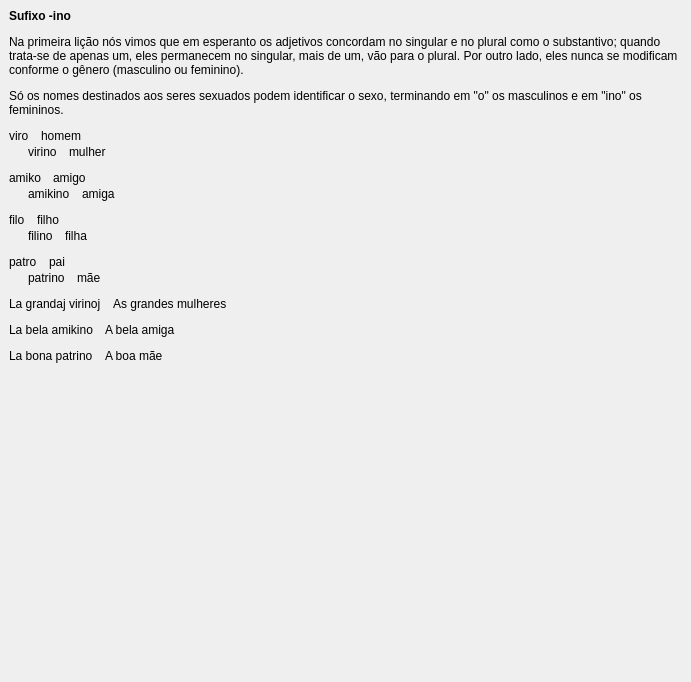
         <widget class="QWidget" name="scrollAreaWidgetContents">
          <property name="geometry">
           <rect>
            <x>0</x>
            <y>0</y>
            <width>691</width>
            <height>682</height>
           </rect>
          </property>
          <layout class="QVBoxLayout" name="verticalLayout_8">
           <property name="spacing">
            <number>12</number>
           </property>
           <property name="leftMargin">
            <number>9</number>
           </property>
           <property name="topMargin">
            <number>9</number>
           </property>
           <property name="rightMargin">
            <number>9</number>
           </property>
           <property name="bottomMargin">
            <number>9</number>
           </property>
           <item>
            <widget class="titolo" name="Lec02_Label131">
             <property name="sizePolicy">
              <sizepolicy hsizetype="Preferred" vsizetype="Maximum">
               <horstretch>0</horstretch>
               <verstretch>0</verstretch>
              </sizepolicy>
             </property>
             <property name="font">
              <font>
               <weight>75</weight>
               <bold>true</bold>
              </font>
             </property>
             <property name="text">
              <string>Sufixo -ino</string>
             </property>
             <property name="scaledContents">
              <bool>false</bool>
             </property>
             <property name="wordWrap">
              <bool>true</bool>
             </property>
            </widget>
           </item>
           <item>
            <widget class="QLabel" name="Lec02_Label132">
             <property name="sizePolicy">
              <sizepolicy hsizetype="Preferred" vsizetype="Minimum">
               <horstretch>0</horstretch>
               <verstretch>0</verstretch>
              </sizepolicy>
             </property>
             <property name="text">
              <string>Na primeira lição nós vimos que em esperanto os adjetivos concordam no singular e no plural como o substantivo; quando trata-se de apenas um, eles permanecem no singular, mais de um, vão para o plural. Por outro lado, eles nunca se modificam conforme o gênero (masculino ou feminino).</string>
             </property>
             <property name="scaledContents">
              <bool>false</bool>
             </property>
             <property name="wordWrap">
              <bool>true</bool>
             </property>
            </widget>
           </item>
           <item>
            <widget class="QLabel" name="Lec02_Label133">
             <property name="sizePolicy">
              <sizepolicy hsizetype="Preferred" vsizetype="Minimum">
               <horstretch>0</horstretch>
               <verstretch>0</verstretch>
              </sizepolicy>
             </property>
             <property name="text">
              <string>Só os nomes destinados aos seres sexuados podem identificar o sexo, terminando em &quot;o&quot; os masculinos e em &quot;ino&quot; os femininos.</string>
             </property>
             <property name="scaledContents">
              <bool>false</bool>
             </property>
             <property name="wordWrap">
              <bool>true</bool>
             </property>
            </widget>
           </item>
           <item>
            <layout class="QVBoxLayout" name="verticalLayout_49">
             <property name="spacing">
              <number>12</number>
             </property>
             <item>
              <layout class="QVBoxLayout" name="verticalLayout_45">
               <property name="spacing">
                <number>2</number>
               </property>
               <item>
                <layout class="QHBoxLayout" name="horizontalLayout_130">
                 <property name="spacing">
                  <number>12</number>
                 </property>
                 <item>
                  <widget class="klakbutono_nova" name="Lec02_Button254">
                   <property name="maximumSize">
                    <size>
                     <width>16777215</width>
                     <height>16777215</height>
                    </size>
                   </property>
                   <property name="text">
                    <string>viro</string>
                   </property>
                  </widget>
                 </item>
                 <item>
                  <widget class="QLabel" name="Lec02_Label11">
                   <property name="sizePolicy">
                    <sizepolicy hsizetype="Expanding" vsizetype="Preferred">
                     <horstretch>0</horstretch>
                     <verstretch>0</verstretch>
                    </sizepolicy>
                   </property>
                   <property name="text">
                    <string>homem</string>
                   </property>
                   <property name="scaledContents">
                    <bool>false</bool>
                   </property>
                   <property name="wordWrap">
                    <bool>true</bool>
                   </property>
                  </widget>
                 </item>
                </layout>
               </item>
               <item>
                <layout class="QHBoxLayout" name="horizontalLayout_131">
                 <property name="spacing">
                  <number>12</number>
                 </property>
                 <item>
                  <widget class="label_sago_reversa" name="label_22">
                   <property name="sizePolicy">
                    <sizepolicy hsizetype="Maximum" vsizetype="Preferred">
                     <horstretch>0</horstretch>
                     <verstretch>0</verstretch>
                    </sizepolicy>
                   </property>
                   <property name="maximumSize">
                    <size>
                     <width>16777215</width>
                     <height>16777215</height>
                    </size>
                   </property>
                   <property name="text">
                    <string/>
                   </property>
                   <property name="pixmap">
                    <pixmap resource="../resources/ikonoj.qrc">:/ikonoj/sago_revena.png</pixmap>
                   </property>
                   <property name="alignment">
                    <set>Qt::AlignRight|Qt::AlignTrailing|Qt::AlignVCenter</set>
                   </property>
                  </widget>
                 </item>
                 <item>
                  <widget class="klakbutono_nova" name="Lec02_Button2">
                   <property name="maximumSize">
                    <size>
                     <width>16777215</width>
                     <height>16777215</height>
                    </size>
                   </property>
                   <property name="text">
                    <string>virino</string>
                   </property>
                  </widget>
                 </item>
                 <item>
                  <widget class="QLabel" name="Lec02_Label134">
                   <property name="sizePolicy">
                    <sizepolicy hsizetype="Expanding" vsizetype="Preferred">
                     <horstretch>0</horstretch>
                     <verstretch>0</verstretch>
                    </sizepolicy>
                   </property>
                   <property name="text">
                    <string>mulher</string>
                   </property>
                   <property name="scaledContents">
                    <bool>false</bool>
                   </property>
                   <property name="wordWrap">
                    <bool>true</bool>
                   </property>
                  </widget>
                 </item>
                </layout>
               </item>
              </layout>
             </item>
             <item>
              <layout class="QVBoxLayout" name="verticalLayout_46">
               <property name="spacing">
                <number>2</number>
               </property>
               <item>
                <layout class="QHBoxLayout" name="horizontalLayout_132">
                 <property name="spacing">
                  <number>12</number>
                 </property>
                 <item>
                  <widget class="klakbutono_nova" name="Lec02_Button255">
                   <property name="maximumSize">
                    <size>
                     <width>16777215</width>
                     <height>16777215</height>
                    </size>
                   </property>
                   <property name="text">
                    <string>amiko</string>
                   </property>
                  </widget>
                 </item>
                 <item>
                  <widget class="QLabel" name="Lec02_Label12">
                   <property name="sizePolicy">
                    <sizepolicy hsizetype="Expanding" vsizetype="Preferred">
                     <horstretch>0</horstretch>
                     <verstretch>0</verstretch>
                    </sizepolicy>
                   </property>
                   <property name="text">
                    <string>amigo</string>
                   </property>
                   <property name="scaledContents">
                    <bool>false</bool>
                   </property>
                   <property name="wordWrap">
                    <bool>true</bool>
                   </property>
                  </widget>
                 </item>
                </layout>
               </item>
               <item>
                <layout class="QHBoxLayout" name="horizontalLayout_133">
                 <property name="spacing">
                  <number>12</number>
                 </property>
                 <item>
                  <widget class="label_sago_reversa" name="label_23">
                   <property name="sizePolicy">
                    <sizepolicy hsizetype="Maximum" vsizetype="Preferred">
                     <horstretch>0</horstretch>
                     <verstretch>0</verstretch>
                    </sizepolicy>
                   </property>
                   <property name="maximumSize">
                    <size>
                     <width>16777215</width>
                     <height>16777215</height>
                    </size>
                   </property>
                   <property name="text">
                    <string/>
                   </property>
                   <property name="pixmap">
                    <pixmap resource="../resources/ikonoj.qrc">:/ikonoj/sago_revena.png</pixmap>
                   </property>
                   <property name="alignment">
                    <set>Qt::AlignRight|Qt::AlignTrailing|Qt::AlignVCenter</set>
                   </property>
                  </widget>
                 </item>
                 <item>
                  <widget class="klakbutono_nova" name="Lec02_Button3">
                   <property name="maximumSize">
                    <size>
                     <width>16777215</width>
                     <height>16777215</height>
                    </size>
                   </property>
                   <property name="text">
                    <string>amikino</string>
                   </property>
                  </widget>
                 </item>
                 <item>
                  <widget class="QLabel" name="Lec02_Label135">
                   <property name="sizePolicy">
                    <sizepolicy hsizetype="Expanding" vsizetype="Preferred">
                     <horstretch>0</horstretch>
                     <verstretch>0</verstretch>
                    </sizepolicy>
                   </property>
                   <property name="text">
                    <string>amiga</string>
                   </property>
                   <property name="scaledContents">
                    <bool>false</bool>
                   </property>
                   <property name="wordWrap">
                    <bool>true</bool>
                   </property>
                  </widget>
                 </item>
                </layout>
               </item>
              </layout>
             </item>
             <item>
              <layout class="QVBoxLayout" name="verticalLayout_47">
               <property name="spacing">
                <number>2</number>
               </property>
               <item>
                <layout class="QHBoxLayout" name="horizontalLayout_134">
                 <property name="spacing">
                  <number>12</number>
                 </property>
                 <item>
                  <widget class="klakbutono_nova" name="Lec02_Button256">
                   <property name="maximumSize">
                    <size>
                     <width>16777215</width>
                     <height>16777215</height>
                    </size>
                   </property>
                   <property name="text">
                    <string>filo</string>
                   </property>
                  </widget>
                 </item>
                 <item>
                  <widget class="QLabel" name="Lec02_Label13">
                   <property name="sizePolicy">
                    <sizepolicy hsizetype="Expanding" vsizetype="Preferred">
                     <horstretch>0</horstretch>
                     <verstretch>0</verstretch>
                    </sizepolicy>
                   </property>
                   <property name="text">
                    <string>filho</string>
                   </property>
                   <property name="scaledContents">
                    <bool>false</bool>
                   </property>
                   <property name="wordWrap">
                    <bool>true</bool>
                   </property>
                  </widget>
                 </item>
                </layout>
               </item>
               <item>
                <layout class="QHBoxLayout" name="horizontalLayout_135">
                 <property name="spacing">
                  <number>12</number>
                 </property>
                 <item>
                  <widget class="label_sago_reversa" name="label_24">
                   <property name="sizePolicy">
                    <sizepolicy hsizetype="Maximum" vsizetype="Preferred">
                     <horstretch>0</horstretch>
                     <verstretch>0</verstretch>
                    </sizepolicy>
                   </property>
                   <property name="maximumSize">
                    <size>
                     <width>16777215</width>
                     <height>16777215</height>
                    </size>
                   </property>
                   <property name="text">
                    <string/>
                   </property>
                   <property name="pixmap">
                    <pixmap resource="../resources/ikonoj.qrc">:/ikonoj/sago_revena.png</pixmap>
                   </property>
                   <property name="alignment">
                    <set>Qt::AlignRight|Qt::AlignTrailing|Qt::AlignVCenter</set>
                   </property>
                  </widget>
                 </item>
                 <item>
                  <widget class="klakbutono_nova" name="Lec02_Button4">
                   <property name="maximumSize">
                    <size>
                     <width>16777215</width>
                     <height>16777215</height>
                    </size>
                   </property>
                   <property name="text">
                    <string>filino</string>
                   </property>
                  </widget>
                 </item>
                 <item>
                  <widget class="QLabel" name="Lec02_Label136">
                   <property name="sizePolicy">
                    <sizepolicy hsizetype="Expanding" vsizetype="Preferred">
                     <horstretch>0</horstretch>
                     <verstretch>0</verstretch>
                    </sizepolicy>
                   </property>
                   <property name="text">
                    <string>filha</string>
                   </property>
                   <property name="scaledContents">
                    <bool>false</bool>
                   </property>
                   <property name="wordWrap">
                    <bool>true</bool>
                   </property>
                  </widget>
                 </item>
                </layout>
               </item>
              </layout>
             </item>
             <item>
              <layout class="QVBoxLayout" name="verticalLayout_48">
               <property name="spacing">
                <number>2</number>
               </property>
               <item>
                <layout class="QHBoxLayout" name="horizontalLayout_136">
                 <property name="spacing">
                  <number>12</number>
                 </property>
                 <item>
                  <widget class="klakbutono_nova" name="Lec02_Button257">
                   <property name="maximumSize">
                    <size>
                     <width>16777215</width>
                     <height>16777215</height>
                    </size>
                   </property>
                   <property name="text">
                    <string>patro</string>
                   </property>
                  </widget>
                 </item>
                 <item>
                  <widget class="QLabel" name="Lec02_Label14">
                   <property name="sizePolicy">
                    <sizepolicy hsizetype="Expanding" vsizetype="Preferred">
                     <horstretch>0</horstretch>
                     <verstretch>0</verstretch>
                    </sizepolicy>
                   </property>
                   <property name="text">
                    <string>pai</string>
                   </property>
                   <property name="scaledContents">
                    <bool>false</bool>
                   </property>
                   <property name="wordWrap">
                    <bool>true</bool>
                   </property>
                  </widget>
                 </item>
                </layout>
               </item>
               <item>
                <layout class="QHBoxLayout" name="horizontalLayout_137">
                 <property name="spacing">
                  <number>12</number>
                 </property>
                 <item>
                  <widget class="label_sago_reversa" name="label_25">
                   <property name="sizePolicy">
                    <sizepolicy hsizetype="Maximum" vsizetype="Preferred">
                     <horstretch>0</horstretch>
                     <verstretch>0</verstretch>
                    </sizepolicy>
                   </property>
                   <property name="maximumSize">
                    <size>
                     <width>16777215</width>
                     <height>16777215</height>
                    </size>
                   </property>
                   <property name="text">
                    <string/>
                   </property>
                   <property name="pixmap">
                    <pixmap resource="../resources/ikonoj.qrc">:/ikonoj/sago_revena.png</pixmap>
                   </property>
                   <property name="alignment">
                    <set>Qt::AlignRight|Qt::AlignTrailing|Qt::AlignVCenter</set>
                   </property>
                  </widget>
                 </item>
                 <item>
                  <widget class="klakbutono_nova" name="Lec02_Button5">
                   <property name="maximumSize">
                    <size>
                     <width>16777215</width>
                     <height>16777215</height>
                    </size>
                   </property>
                   <property name="text">
                    <string>patrino</string>
                   </property>
                  </widget>
                 </item>
                 <item>
                  <widget class="QLabel" name="Lec02_Label137">
                   <property name="sizePolicy">
                    <sizepolicy hsizetype="Expanding" vsizetype="Preferred">
                     <horstretch>0</horstretch>
                     <verstretch>0</verstretch>
                    </sizepolicy>
                   </property>
                   <property name="text">
                    <string>mãe</string>
                   </property>
                   <property name="scaledContents">
                    <bool>false</bool>
                   </property>
                   <property name="wordWrap">
                    <bool>true</bool>
                   </property>
                  </widget>
                 </item>
                </layout>
               </item>
              </layout>
             </item>
            </layout>
           </item>
           <item>
            <layout class="QVBoxLayout" name="verticalLayout_44">
             <property name="spacing">
              <number>12</number>
             </property>
             <item>
              <layout class="QHBoxLayout" name="horizontalLayout_127">
               <property name="spacing">
                <number>12</number>
               </property>
               <item>
                <widget class="klakbutono_nova" name="Lec02_Button258">
                 <property name="maximumSize">
                  <size>
                   <width>16777215</width>
                   <height>16777215</height>
                  </size>
                 </property>
                 <property name="text">
                  <string>La grandaj virinoj</string>
                 </property>
                </widget>
               </item>
               <item>
                <widget class="QLabel" name="Lec02_Label138">
                 <property name="sizePolicy">
                  <sizepolicy hsizetype="Expanding" vsizetype="Preferred">
                   <horstretch>0</horstretch>
                   <verstretch>0</verstretch>
                  </sizepolicy>
                 </property>
                 <property name="text">
                  <string>As grandes mulheres</string>
                 </property>
                 <property name="scaledContents">
                  <bool>false</bool>
                 </property>
                 <property name="wordWrap">
                  <bool>true</bool>
                 </property>
                </widget>
               </item>
              </layout>
             </item>
             <item>
              <layout class="QHBoxLayout" name="horizontalLayout_128">
               <property name="spacing">
                <number>12</number>
               </property>
               <item>
                <widget class="klakbutono_nova" name="Lec02_Button1">
                 <property name="maximumSize">
                  <size>
                   <width>16777215</width>
                   <height>16777215</height>
                  </size>
                 </property>
                 <property name="text">
                  <string>La bela amikino</string>
                 </property>
                </widget>
               </item>
               <item>
                <widget class="QLabel" name="Lec02_Label1">
                 <property name="sizePolicy">
                  <sizepolicy hsizetype="Expanding" vsizetype="Preferred">
                   <horstretch>0</horstretch>
                   <verstretch>0</verstretch>
                  </sizepolicy>
                 </property>
                 <property name="text">
                  <string>A bela amiga</string>
                 </property>
                 <property name="scaledContents">
                  <bool>false</bool>
                 </property>
                 <property name="wordWrap">
                  <bool>true</bool>
                 </property>
                </widget>
               </item>
              </layout>
             </item>
             <item>
              <layout class="QHBoxLayout" name="horizontalLayout_129">
               <property name="spacing">
                <number>12</number>
               </property>
               <item>
                <widget class="klakbutono_nova" name="Lec02_Button11">
                 <property name="maximumSize">
                  <size>
                   <width>16777215</width>
                   <height>16777215</height>
                  </size>
                 </property>
                 <property name="text">
                  <string>La bona patrino</string>
                 </property>
                </widget>
               </item>
               <item>
                <widget class="QLabel" name="Lec02_Label16">
                 <property name="sizePolicy">
                  <sizepolicy hsizetype="Expanding" vsizetype="Preferred">
                   <horstretch>0</horstretch>
                   <verstretch>0</verstretch>
                  </sizepolicy>
                 </property>
                 <property name="text">
                  <string>A boa mãe</string>
                 </property>
                 <property name="scaledContents">
                  <bool>false</bool>
                 </property>
                 <property name="wordWrap">
                  <bool>true</bool>
                 </property>
                </widget>
               </item>
              </layout>
             </item>
            </layout>
           </item>
           <item>
            <spacer name="verticalSpacer_2">
             <property name="orientation">
              <enum>Qt::Vertical</enum>
             </property>
             <property name="sizeHint" stdset="0">
              <size>
               <width>20</width>
               <height>40</height>
              </size>
             </property>
            </spacer>
           </item>
          </layout>
         </widget>
